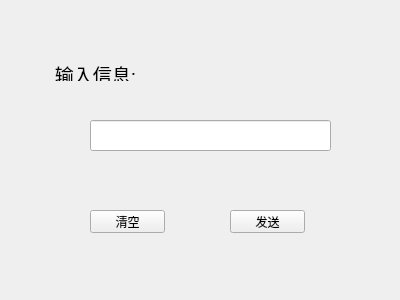
<?xml version="1.0" encoding="UTF-8"?>
<ui version="4.0">
 <class>Chat</class>
 <widget class="QWidget" name="Chat">
  <property name="geometry">
   <rect>
    <x>0</x>
    <y>0</y>
    <width>400</width>
    <height>300</height>
   </rect>
  </property>
  <property name="windowTitle">
   <string>Form</string>
  </property>
  <widget class="QLabel" name="label">
   <property name="geometry">
    <rect>
     <x>50</x>
     <y>60</y>
     <width>91</width>
     <height>21</height>
    </rect>
   </property>
   <property name="text">
    <string>&lt;html&gt;&lt;head/&gt;&lt;body&gt;&lt;p align=&quot;center&quot;&gt;&lt;span style=&quot; font-size:14pt;&quot;&gt;输入信息:&lt;/span&gt;&lt;/p&gt;&lt;/body&gt;&lt;/html&gt;</string>
   </property>
  </widget>
  <widget class="QLineEdit" name="lineEdit">
   <property name="geometry">
    <rect>
     <x>90</x>
     <y>120</y>
     <width>241</width>
     <height>31</height>
    </rect>
   </property>
  </widget>
  <widget class="QPushButton" name="clearButton">
   <property name="geometry">
    <rect>
     <x>90</x>
     <y>210</y>
     <width>75</width>
     <height>23</height>
    </rect>
   </property>
   <property name="text">
    <string>清空</string>
   </property>
  </widget>
  <widget class="QPushButton" name="sendButton">
   <property name="geometry">
    <rect>
     <x>230</x>
     <y>210</y>
     <width>75</width>
     <height>23</height>
    </rect>
   </property>
   <property name="text">
    <string>发送</string>
   </property>
  </widget>
 </widget>
 <resources/>
 <connections/>
</ui>
